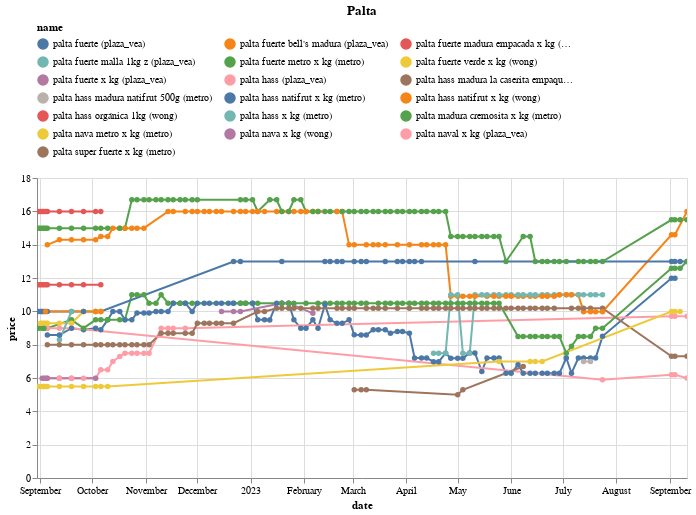

Notebook cell for this chart:
### Code cell
(df
 .loc[df.name.isin(names)]
 .pipe(alt.Chart)
 .mark_line(point=True)
 .encode(x='date', y='price', color='name', tooltip=['name','price'])
 .properties(width=650, title='Palta')
 .interactive()
 .configure_legend(orient='top', columns=3)
)

### Figure 1 — Vega-Lite specification as saved in the notebook (floating-point values rounded to 4 significant figures; data arrays with more than 128 entries replaced by an {"elided": "..."} marker saying what was removed)
{"config": {"view": {"continuousWidth": 300, "continuousHeight": 300}, "legend": {"columns": 3, "orient": "top"}}, "data": {"name": "data-d97f18c13d98200e12e3a7847790275d"}, "mark": {"type": "line", "point": true}, "encoding": {"color": {"field": "name", "type": "nominal"}, "tooltip": [{"field": "name", "type": "nominal"}, {"field": "price", "type": "quantitative"}], "x": {"field": "date", "type": "temporal"}, "y": {"field": "price", "type": "quantitative"}}, "params": [{"name": "param_14", "select": {"type": "interval", "encodings": ["x", "y"]}, "bind": "scales"}], "title": "Palta", "width": 650, "$schema": "https://vega.github.io/schema/vega-lite/v5.14.1.json", "datasets": {"data-d97f18c13d98200e12e3a7847790275d": {"elided": "583 records"}}}
